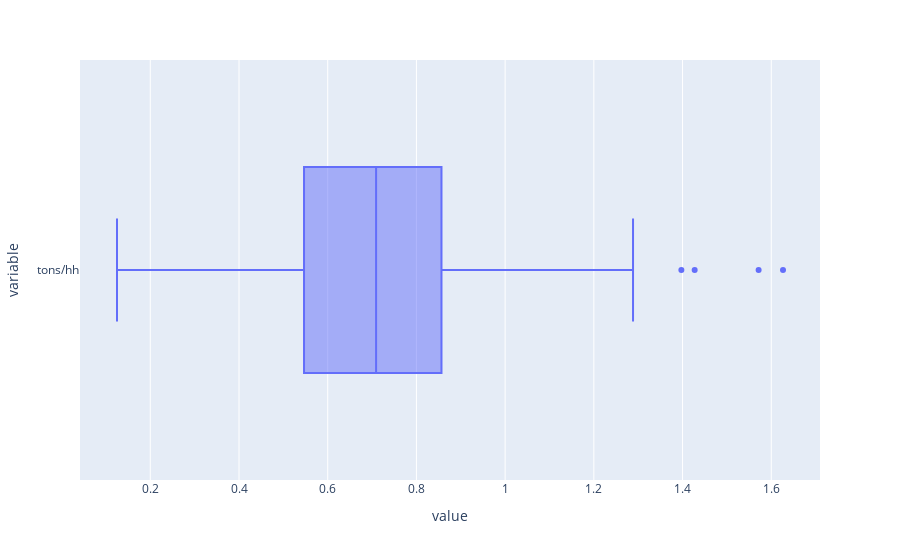

Here is the notebook cell this chart was saved with:
### Code cell
px.box(trash19['tons/hh'],orientation='h')

### Figure 1 — Plotly figure (JSON) as saved in the notebook; plotly's stock layout.template omitted (floating-point values rounded to 4 significant figures; data arrays with more than 128 entries replaced by an {"elided": "..."} marker saying what was removed)
{"data": [{"alignmentgroup": "True", "hovertemplate": "value=%{x}<br>variable=%{y}<extra></extra>", "legendgroup": "", "marker": {"color": "#636efa"}, "name": "", "notched": false, "offsetgroup": "", "orientation": "h", "showlegend": false, "type": "box", "x": {"elided": "271 float values"}, "x0": " ", "xaxis": "x", "y": {"elided": "271 str values"}, "y0": " ", "yaxis": "y"}], "layout": {"autosize": true, "boxmode": "group", "legend": {"tracegroupgap": 0}, "margin": {"t": 60}, "xaxis": {"anchor": "y", "autorange": true, "domain": [0, 1], "range": [0.04155, 1.71], "title": {"text": "value"}, "type": "linear"}, "yaxis": {"anchor": "x", "autorange": true, "domain": [0, 1], "range": [-0.5, 0.5], "title": {"text": "variable"}, "type": "category"}}}
